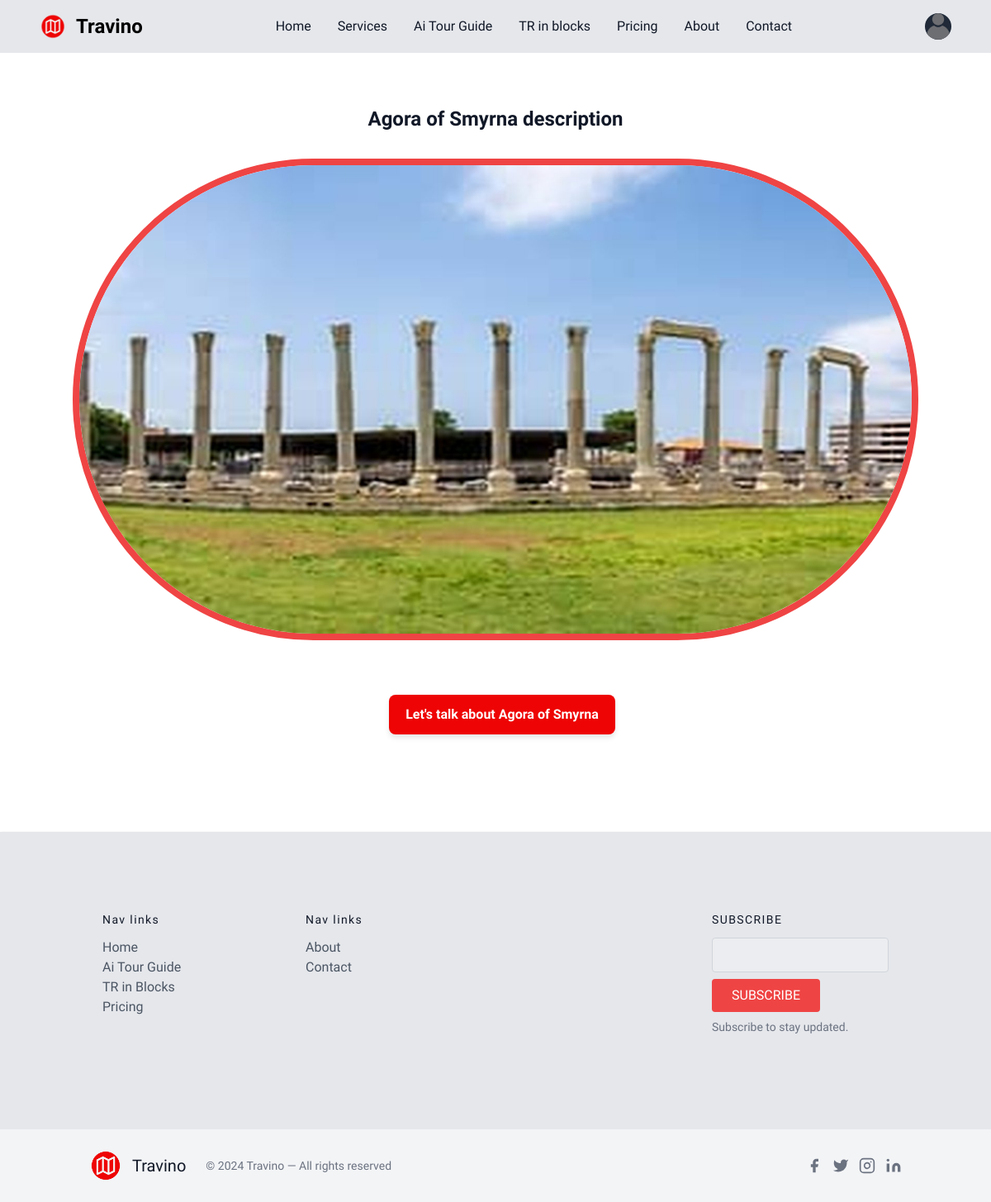
Page /place/1/ on the committed database.
### app/models.py (models this page shows, shortened)
class Place(models.Model):
    name = models.CharField(max_length=100)
    image = models.ImageField(upload_to='place_pics', default='default.png')
    category = models.ForeignKey(Category, on_delete=models.CASCADE, related_name='places')
    location = models.CharField(max_length=100, default='Not located')

### app/views.py (the view, shortened to what this page needs)
# urls.py: path('place/<int:pk>/', views.place_detail, name='place_detail'),
def place_detail(request, pk):
    place = get_object_or_404(Place, pk=pk)
    descriptions = Description.objects.filter(place=place)
    response_text = ""
    audio_file = None
    context = {
        'place': place,
        'descriptions': descriptions,
        "response_text": response_text,
        "audio_file": audio_file  # Pass the correct path to the template
    }
    return render(request, 'place_detail.html', context)

### templates/place_detail.html (shortened to what this page needs)
{% extends "base.html" %}
{% block maincontent %}
{% load static %}
<section class="bg-white py-8 antialiased dark:bg-gray-900 md:py-16">
    <div class="mx-auto max-w-screen-xl px-4 2xl:px-0">
      <div class="mx-auto max-w-5xl">
        <h2 class="text-center text-xl font-semibold text-gray-900 dark:text-white sm:text-2xl">{{place.name|capfirst}} description</h2>
        <div class="my-8 xl:mb-16 xl:mt-12">
          <img class="w-full dark:hidden rounded-full border-8 border-red-500 " src="{{place.image.url}}" alt="" />
        </div>
        <div class="mx-auto max-w-2xl space-y-6">
          <ul class="list-outside list-disc space-y-4 pl-4 text-base font-normal text-gray-500 dark:text-gray-400">
            <form method="POST">
              <textarea hidden name="user_input" rows="4" cols="50" placeholder="Enter your message">Talk about {{ place.name }}</textarea><br>
              <button id="button" type="submit" class="submit-btn">Let's talk about {{ place.name }}</button>
          </form>
          </ul>
        </div>
        <br/>
      </div>
    </div>
  </section>
{% endblock maincontent %}

### rows in the picture
Place: name "Agora of Smyrna", image (picture)
